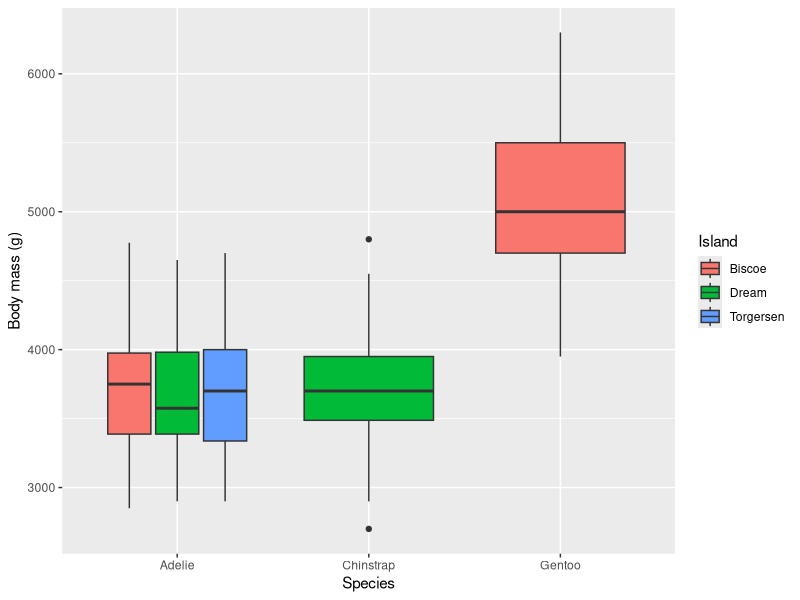

Write R code to recreate this figure.
## ---- chunk 1
1 + 1
## ---- chunk 2
#| echo: false
2 * 2
## ---- chunk 3
#| label: body-size-shape
#| layout-ncol: 2

library(tidyverse)
library(palmerpenguins)  # skip if you've already loaded your own data

# 1. Summary table
penguins |>
  group_by(species, island) |>
  summarise(
    mean_body_mass = mean(body_mass_g, na.rm = TRUE),
    .groups = "drop"
  )

# 2. Boxplot
penguins |>
  ggplot(aes(x = species, y = body_mass_g, fill = island)) +
  geom_boxplot() +
  labs(
    x = "Species",
    y = "Body mass (g)",
    fill = "Island"
  )
